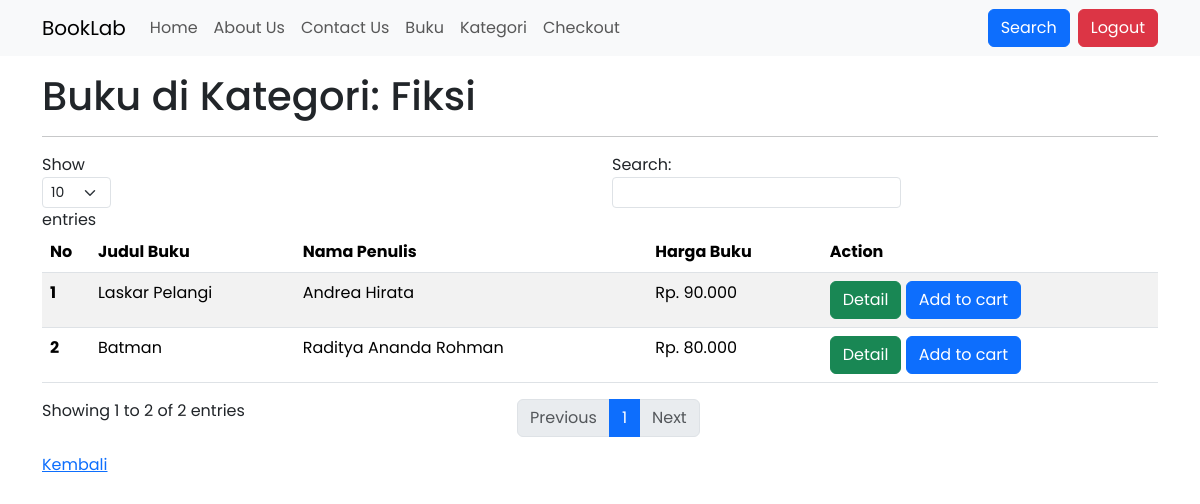
/user/buku_kategori.php?id_kategori=1 (signed in), run on the app's committed database.
### tables this page shows
CREATE TABLE `categories` (
  `id` int(11) NOT NULL,
  `nama` varchar(100) NOT NULL,
  `deskripsi` text NOT NULL
);

CREATE TABLE `books` (
  `id` int(11) NOT NULL,
  `id_category` int(11) NOT NULL,
  `judul` varchar(255) NOT NULL,
  `nama_penulis` varchar(255) NOT NULL,
  `deskripsi_buku` text NOT NULL,
  `harga` float NOT NULL,
  `cover` varchar(255) NOT NULL
);

### config/controller.php (called while the page is built, shortened)
<?php
function select($query)
{
    global $db;
    $result = mysqli_query($db, $query);
    $rows = [];
    while ($row = mysqli_fetch_assoc($result)) {
        $rows[] = $row;
    }
    return $rows;
}

### user/buku_kategori.php (the view, shortened to what this page needs)
<?php
include "../layouts/user_header.php";
$id_kategori = isset($_GET['id_kategori']) ? (int)$_GET['id_kategori'] : 0;
$bukus = select("SELECT * FROM books WHERE id_category = $id_kategori");
$kategori_query = select("SELECT nama FROM categories WHERE id = $id_kategori");
$kategori = $kategori_query ? $kategori_query[0] : ['nama' => 'Kategori Tidak Ditemukan'];
?>
<div class="container mt-3">
    <h1>Buku di Kategori: <?= htmlspecialchars($kategori['nama']) ?></h1>
    <hr>
    <table class="table table-striped" id="table">
        <thead>
            <th scope="col">No</th>
            <th scope="col">Judul Buku</th>
            <th scope="col">Nama Penulis</th>
            <th scope="col">Harga Buku</th>
            <th scope="col">Action</th>
        </thead>
        <tbody>
            <?php if (empty($bukus)) : ?>
                <tr>
                    <td colspan="5" class="text-center">Tidak ada buku di kategori ini.</td>
                </tr>
            <?php else : ?>
                <?php $no = 1 ?>
                <?php foreach ($bukus as $buku) : ?>
                    <tr>
                        <th scope="row"><?= $no++ ?></th>
                        <td><?= htmlspecialchars($buku['judul']) ?></td>
                        <td><?= htmlspecialchars($buku['nama_penulis']) ?></td>
                        <td>Rp. <?= htmlspecialchars(number_format($buku['harga'], 0, ',', '.')) ?></td>
                        <td>
                            <a href="buku_detail.php?id_buku=<?= $buku['id'] ?>" class="btn btn-success">Detail</a>
                            <a href="add_to_cart?id_buku=<?= $buku['id'] ?>" class="btn btn-primary">Add to cart</a>
                        </td>
                    </tr>
                <?php endforeach; ?>
            <?php endif; ?>
        </tbody>
    </table>
    <a href="kategori.php">Kembali</a>
</div>
<?php include "../layouts/footer.php" ?>

### layouts/user_header.php (style rules this page uses)
body { font-family: "Poppins", sans-serif; }

### data on the page
categories: nama "Fiksi"
books: judul "Laskar Pelangi", nama_penulis "Andrea Hirata", harga "90.000"
books: judul "Batman", nama_penulis "Raditya Ananda Rohman", harga "80.000"
